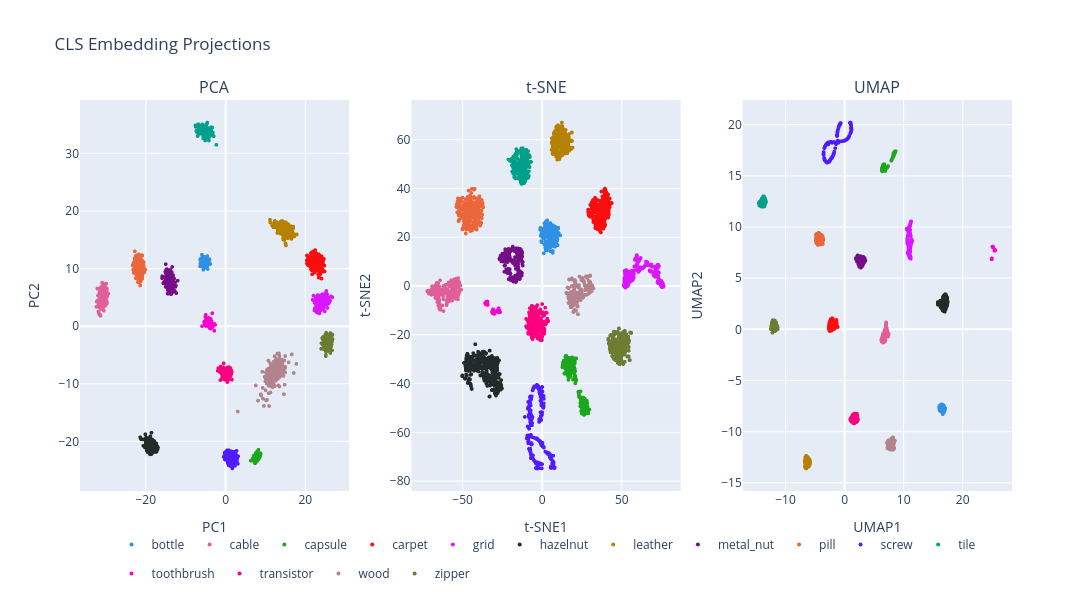

Here is the notebook cell this chart was saved with:
### Code cell
pca_train = pca_2d[train_mask]
tsne_train = tsne_2d[train_mask]
umap_train = umap_2d[train_mask]

cls_fig = make_subplots(
    rows=1,
    cols=3,
    subplot_titles=("PCA", "t-SNE", "UMAP")
)

colors = px.colors.qualitative.Dark24

category_colors = {cat: colors[i % len(colors)] for i, cat in enumerate(categories)}
plot_meta = [("PCA", pca_train, 1), ("t-SNE", tsne_train, 2), ("UMAP", umap_train, 3)]

for idx, (method_name, coords, col) in enumerate(plot_meta):
    for category in categories:
        mask = train_meta["category"] == category

        cls_fig.add_trace(
            go.Scattergl(
                x=coords[mask, 0],
                y=coords[mask, 1],
                mode="markers",
                name=category,
                legendgroup=category,
                showlegend=(method_name == "PCA"),
                customdata=np.stack([
                    train_meta.loc[mask, "category"],
                    train_meta.loc[mask, "path"]
                ], axis=1),
                hovertemplate=(
                    "Category: %{customdata[0]}" +
                    "<br>Path: %{customdata[1]}" +
                    "<extra></extra>"
                ),
                marker=dict(
                    size=4,
                    color=category_colors[category]
                    )
            ),
            row=1,
            col=col
        )

cls_fig.update_xaxes(title_text="PC1", row=1, col=1)
cls_fig.update_yaxes(title_text="PC2", row=1, col=1)

cls_fig.update_xaxes(title_text="t-SNE1", row=1, col=2)
cls_fig.update_yaxes(title_text="t-SNE2", row=1, col=2)

cls_fig.update_xaxes(title_text="UMAP1", row=1, col=3)
cls_fig.update_yaxes(title_text="UMAP2", row=1, col=3)

cls_fig.update_layout(
    title="CLS Embedding Projections",
    width=1600, height=600,
    legend=dict(
        orientation="h",
        yanchor="top",
        y=-0.1,
        xanchor="center",
        x=0.5
    )
)

cls_fig.show()
cls_fig.write_image(IMAGE_DIR / "cls_embedding_comparison.svg")

### Figure 1 — Plotly figure (JSON) as saved in the notebook; plotly's stock layout.template omitted (floating-point values rounded to 4 significant figures; data arrays with more than 128 entries replaced by an {"elided": "..."} marker saying what was removed)
{"data": [{"customdata": {"elided": "209x2 str values"}, "hovertemplate": "Category: %{customdata[0]}<br>Path: %{customdata[1]}<extra></extra>", "legendgroup": "bottle", "marker": {"color": "#2E91E5", "size": 4}, "mode": "markers", "name": "bottle", "showlegend": true, "type": "scattergl", "x": {"elided": "209 float values"}, "xaxis": "x", "y": {"elided": "209 float values"}, "yaxis": "y"}, {"customdata": {"elided": "224x2 str values"}, "hovertemplate": "Category: %{customdata[0]}<br>Path: %{customdata[1]}<extra></extra>", "legendgroup": "cable", "marker": {"color": "#E15F99", "size": 4}, "mode": "markers", "name": "cable", "showlegend": true, "type": "scattergl", "x": {"elided": "224 float values"}, "xaxis": "x", "y": {"elided": "224 float values"}, "yaxis": "y"}, {"customdata": {"elided": "219x2 str values"}, "hovertemplate": "Category: %{customdata[0]}<br>Path: %{customdata[1]}<extra></extra>", "legendgroup": "capsule", "marker": {"color": "#1CA71C", "size": 4}, "mode": "markers", "name": "capsule", "showlegend": true, "type": "scattergl", "x": {"elided": "219 float values"}, "xaxis": "x", "y": {"elided": "219 float values"}, "yaxis": "y"}, {"customdata": {"elided": "280x2 str values"}, "hovertemplate": "Category: %{customdata[0]}<br>Path: %{customdata[1]}<extra></extra>", "legendgroup": "carpet", "marker": {"color": "#FB0D0D", "size": 4}, "mode": "markers", "name": "carpet", "showlegend": true, "type": "scattergl", "x": {"elided": "280 float values"}, "xaxis": "x", "y": {"elided": "280 float values"}, "yaxis": "y"}, {"customdata": {"elided": "264x2 str values"}, "hovertemplate": "Category: %{customdata[0]}<br>Path: %{customdata[1]}<extra></extra>", "legendgroup": "grid", "marker": {"color": "#DA16FF", "size": 4}, "mode": "markers", "name": "grid", "showlegend": true, "type": "scattergl", "x": {"elided": "264 float values"}, "xaxis": "x", "y": {"elided": "264 float values"}, "yaxis": "y"}, {"customdata": {"elided": "391x2 str values"}, "hovertemplate": "Category: %{customdata[0]}<br>Path: %{customdata[1]}<extra></extra>", "legendgroup": "hazelnut", "marker": {"color": "#222A2A", "size": 4}, "mode": "markers", "name": "hazelnut", "showlegend": true, "type": "scattergl", "x": {"elided": "391 float values"}, "xaxis": "x", "y": {"elided": "391 float values"}, "yaxis": "y"}, {"customdata": {"elided": "245x2 str values"}, "hovertemplate": "Category: %{customdata[0]}<br>Path: %{customdata[1]}<extra></extra>", "legendgroup": "leather", "marker": {"color": "#B68100", "size": 4}, "mode": "markers", "name": "leather", "showlegend": true, "type": "scattergl", "x": {"elided": "245 float values"}, "xaxis": "x", "y": {"elided": "245 float values"}, "yaxis": "y"}, {"customdata": {"elided": "220x2 str values"}, "hovertemplate": "Category: %{customdata[0]}<br>Path: %{customdata[1]}<extra></extra>", "legendgroup": "metal_nut", "marker": {"color": "#750D86", "size": 4}, "mode": "markers", "name": "metal_nut", "showlegend": true, "type": "scattergl", "x": {"elided": "220 float values"}, "xaxis": "x", "y": {"elided": "220 float values"}, "yaxis": "y"}, {"customdata": {"elided": "267x2 str values"}, "hovertemplate": "Category: %{customdata[0]}<br>Path: %{customdata[1]}<extra></extra>", "legendgroup": "pill", "marker": {"color": "#EB663B", "size": 4}, "mode": "markers", "name": "pill", "showlegend": true, "type": "scattergl", "x": {"elided": "267 float values"}, "xaxis": "x", "y": {"elided": "267 float values"}, "yaxis": "y"}, {"customdata": {"elided": "320x2 str values"}, "hovertemplate": "Category: %{customdata[0]}<br>Path: %{customdata[1]}<extra></extra>", "legendgroup": "screw", "marker": {"color": "#511CFB", "size": 4}, "mode": "markers", "name": "screw", "showlegend": true, "type": "scattergl", "x": {"elided": "320 float values"}, "xaxis": "x", "y": {"elided": "320 float values"}, "yaxis": "y"}, {"customdata": {"elided": "230x2 str values"}, "hovertemplate": "Category: %{customdata[0]}<br>Path: %{customdata[1]}<extra></extra>", "legendgroup": "tile", "marker": {"color": "#00A08B", "size": 4}, "mode": "markers", "name": "tile", "showlegend": true, "type": "scattergl", "x": {"elided": "230 float values"}, "xaxis": "x", "y": {"elided": "230 float values"}, "yaxis": "y"}, {"customdata": [["toothbrush", "data/mvtec_ad/toothbrush/train/good/008.png"], ["toothbrush", "data/mvtec_ad/toothbrush/train/good/045.png"], ["toothbrush", "data/mvtec_ad/toothbrush/train/good/040.png"], ["toothbrush", "data/mvtec_ad/toothbrush/train/good/005.png"], ["toothbrush", "data/mvtec_ad/toothbrush/train/good/059.png"], ["toothbrush", "data/mvtec_ad/toothbrush/train/good/019.png"], ["toothbrush", "data/mvtec_ad/toothbrush/train/good/006.png"], ["toothbrush", "data/mvtec_ad/toothbrush/train/good/031.png"], ["toothbrush", "data/mvtec_ad/toothbrush/train/good/051.png"], ["toothbrush", "data/mvtec_ad/toothbrush/train/good/033.png"], ["toothbrush", "data/mvtec_ad/toothbrush/train/good/013.png"], ["toothbrush", "data/mvtec_ad/toothbrush/train/good/036.png"], ["toothbrush", "data/mvtec_ad/toothbrush/train/good/038.png"], ["toothbrush", "data/mvtec_ad/toothbrush/train/good/002.png"], ["toothbrush", "data/mvtec_ad/toothbrush/train/good/028.png"], ["toothbrush", "data/mvtec_ad/toothbrush/train/good/046.png"], ["toothbrush", "data/mvtec_ad/toothbrush/train/good/049.png"], ["toothbrush", "data/mvtec_ad/toothbrush/train/good/001.png"], ["toothbrush", "data/mvtec_ad/toothbrush/train/good/017.png"], ["toothbrush", "data/mvtec_ad/toothbrush/train/good/056.png"], ["toothbrush", "data/mvtec_ad/toothbrush/train/good/037.png"], ["toothbrush", "data/mvtec_ad/toothbrush/train/good/035.png"], ["toothbrush", "data/mvtec_ad/toothbrush/train/good/016.png"], ["toothbrush", "data/mvtec_ad/toothbrush/train/good/020.png"], ["toothbrush", "data/mvtec_ad/toothbrush/train/good/052.png"], ["toothbrush", "data/mvtec_ad/toothbrush/train/good/003.png"], ["toothbrush", "data/mvtec_ad/toothbrush/train/good/018.png"], ["toothbrush", "data/mvtec_ad/toothbrush/train/good/043.png"], ["toothbrush", "data/mvtec_ad/toothbrush/train/good/034.png"], ["toothbrush", "data/mvtec_ad/toothbrush/train/good/057.png"], ["toothbrush", "data/mvtec_ad/toothbrush/train/good/007.png"], ["toothbrush", "data/mvtec_ad/toothbrush/train/good/044.png"], ["toothbrush", "data/mvtec_ad/toothbrush/train/good/025.png"], ["toothbrush", "data/mvtec_ad/toothbrush/train/good/030.png"], ["toothbrush", "data/mvtec_ad/toothbrush/train/good/053.png"], ["toothbrush", "data/mvtec_ad/toothbrush/train/good/058.png"], ["toothbrush", "data/mvtec_ad/toothbrush/train/good/032.png"], ["toothbrush", "data/mvtec_ad/toothbrush/train/good/055.png"], ["toothbrush", "data/mvtec_ad/toothbrush/train/good/027.png"], ["toothbrush", "data/mvtec_ad/toothbrush/train/good/012.png"], ["toothbrush", "data/mvtec_ad/toothbrush/train/good/022.png"], ["toothbrush", "data/mvtec_ad/toothbrush/train/good/000.png"], ["toothbrush", "data/mvtec_ad/toothbrush/train/good/050.png"], ["toothbrush", "data/mvtec_ad/toothbrush/train/good/048.png"], ["toothbrush", "data/mvtec_ad/toothbrush/train/good/023.png"], ["toothbrush", "data/mvtec_ad/toothbrush/train/good/014.png"], ["toothbrush", "data/mvtec_ad/toothbrush/train/good/026.png"], ["toothbrush", "data/mvtec_ad/toothbrush/train/good/029.png"], ["toothbrush", "data/mvtec_ad/toothbrush/train/good/054.png"], ["toothbrush", "data/mvtec_ad/toothbrush/train/good/024.png"], ["toothbrush", "data/mvtec_ad/toothbrush/train/good/010.png"], ["toothbrush", "data/mvtec_ad/toothbrush/train/good/042.png"], ["toothbrush", "data/mvtec_ad/toothbrush/train/good/009.png"], ["toothbrush", "data/mvtec_ad/toothbrush/train/good/039.png"], ["toothbrush", "data/mvtec_ad/toothbrush/train/good/041.png"], ["toothbrush", "data/mvtec_ad/toothbrush/train/good/047.png"], ["toothbrush", "data/mvtec_ad/toothbrush/train/good/011.png"], ["toothbrush", "data/mvtec_ad/toothbrush/train/good/015.png"], ["toothbrush", "data/mvtec_ad/toothbrush/train/good/021.png"], ["toothbrush", "data/mvtec_ad/toothbrush/train/good/004.png"]], "hovertemplate": "Category: %{customdata[0]}<br>Path: %{customdata[1]}<extra></extra>", "legendgroup": "toothbrush", "marker": {"color": "#FB00D1", "size": 4}, "mode": "markers", "name": "toothbrush", "showlegend": true, "type": "scattergl", "x": [-4.35, -3.707, -4.479, -5.87, -2.593, -4.579, -5.367, -5.244, -4.203, -4.333, -3.982, -4.964, -3.889, -4.934, -4.942, -3.54, -3.994, -4.541, -4.83, -3.732, -4.897, -4.451, -4.493, -4.39, -3.564, -4.15, -3.896, -3.604, -3.711, -4.274, -3.721, -3.601, -4.453, -4.453, -2.754, -2.783, -4.197, -3.671, -3.622, -4.753, -4.478, -5.024, -3.318, -3.205, -4.446, -4.405, -4.052, -5.032, -3.166, -3.933, -3.973, -4.171, -4.127, -3.828, -3.679, -3.499, -3.941, -4.891, -3.893, -3.986], "xaxis": "x", "y": [0.09004, -0.2795, 1.309, 0.009027, 0.2192, 0.5933, 0.7532, 0.2099, 0.1611, 1.371, -0.05419, 0.1461, 0.4145, 1.968, 1.017, 0.6189, 0.356, 0.6094, 0.02816, 0.5502, 1.155, 1.212, 1.249, 1.183, 0.07363, 1.383, 0.05139, -0.2472, 0.1106, 1.331, 0.5181, 0.06287, 1.167, 0.8541, 0.3884, -0.7995, 1.424, -0.4272, 0.1553, 0.7942, 0.4635, 0.4117, 2.252, -0.1539, 0.2816, 0.9935, 0.7683, 1.661, -0.09875, 0.5553, 0.7728, 0.08022, -0.1345, -0.1623, 1.247, 0.8513, -0.3324, 0.7467, 1.224, 0.0006185], "yaxis": "y"}, {"customdata": {"elided": "213x2 str values"}, "hovertemplate": "Category: %{customdata[0]}<br>Path: %{customdata[1]}<extra></extra>", "legendgroup": "transistor", "marker": {"color": "#FC0080", "size": 4}, "mode": "markers", "name": "transistor", "showlegend": true, "type": "scattergl", "x": {"elided": "213 float values"}, "xaxis": "x", "y": {"elided": "213 float values"}, "yaxis": "y"}, {"customdata": {"elided": "247x2 str values"}, "hovertemplate": "Category: %{customdata[0]}<br>Path: %{customdata[1]}<extra></extra>", "legendgroup": "wood", "marker": {"color": "#B2828D", "size": 4}, "mode": "markers", "name": "wood", "showlegend": true, "type": "scattergl", "x": {"elided": "247 float values"}, "xaxis": "x", "y": {"elided": "247 float values"}, "yaxis": "y"}, {"customdata": {"elided": "240x2 str values"}, "hovertemplate": "Category: %{customdata[0]}<br>Path: %{customdata[1]}<extra></extra>", "legendgroup": "zipper", "marker": {"color": "#6C7C32", "size": 4}, "mode": "markers", "name": "zipper", "showlegend": true, "type": "scattergl", "x": {"elided": "240 float values"}, "xaxis": "x", "y": {"elided": "240 float values"}, "yaxis": "y"}, {"customdata": {"elided": "209x2 str values"}, "hovertemplate": "Category: %{customdata[0]}<br>Path: %{customdata[1]}<extra></extra>", "legendgroup": "bottle", "marker": {"color": "#2E91E5", "size": 4}, "mode": "markers", "name": "bottle", "showlegend": false, "type": "scattergl", "x": {"elided": "209 float values"}, "xaxis": "x2", "y": {"elided": "209 float values"}, "yaxis": "y2"}, {"customdata": {"elided": "224x2 str values"}, "hovertemplate": "Category: %{customdata[0]}<br>Path: %{customdata[1]}<extra></extra>", "legendgroup": "cable", "marker": {"color": "#E15F99", "size": 4}, "mode": "markers", "name": "cable", "showlegend": false, "type": "scattergl", "x": {"elided": "224 float values"}, "xaxis": "x2", "y": {"elided": "224 float values"}, "yaxis": "y2"}, {"customdata": {"elided": "219x2 str values"}, "hovertemplate": "Category: %{customdata[0]}<br>Path: %{customdata[1]}<extra></extra>", "legendgroup": "capsule", "marker": {"color": "#1CA71C", "size": 4}, "mode": "markers", "name": "capsule", "showlegend": false, "type": "scattergl", "x": {"elided": "219 float values"}, "xaxis": "x2", "y": {"elided": "219 float values"}, "yaxis": "y2"}, {"customdata": {"elided": "280x2 str values"}, "hovertemplate": "Category: %{customdata[0]}<br>Path: %{customdata[1]}<extra></extra>", "legendgroup": "carpet", "marker": {"color": "#FB0D0D", "size": 4}, "mode": "markers", "name": "carpet", "showlegend": false, "type": "scattergl", "x": {"elided": "280 float values"}, "xaxis": "x2", "y": {"elided": "280 float values"}, "yaxis": "y2"}, {"customdata": {"elided": "264x2 str values"}, "hovertemplate": "Category: %{customdata[0]}<br>Path: %{customdata[1]}<extra></extra>", "legendgroup": "grid", "marker": {"color": "#DA16FF", "size": 4}, "mode": "markers", "name": "grid", "showlegend": false, "type": "scattergl", "x": {"elided": "264 float values"}, "xaxis": "x2", "y": {"elided": "264 float values"}, "yaxis": "y2"}, {"customdata": {"elided": "391x2 str values"}, "hovertemplate": "Category: %{customdata[0]}<br>Path: %{customdata[1]}<extra></extra>", "legendgroup": "hazelnut", "marker": {"color": "#222A2A", "size": 4}, "mode": "markers", "name": "hazelnut", "showlegend": false, "type": "scattergl", "x": {"elided": "391 float values"}, "xaxis": "x2", "y": {"elided": "391 float values"}, "yaxis": "y2"}, {"customdata": {"elided": "245x2 str values"}, "hovertemplate": "Category: %{customdata[0]}<br>Path: %{customdata[1]}<extra></extra>", "legendgroup": "leather", "marker": {"color": "#B68100", "size": 4}, "mode": "markers", "name": "leather", "showlegend": false, "type": "scattergl", "x": {"elided": "245 float values"}, "xaxis": "x2", "y": {"elided": "245 float values"}, "yaxis": "y2"}, {"customdata": {"elided": "220x2 str values"}, "hovertemplate": "Category: %{customdata[0]}<br>Path: %{customdata[1]}<extra></extra>", "legendgroup": "metal_nut", "marker": {"color": "#750D86", "size": 4}, "mode": "markers", "name": "metal_nut", "showlegend": false, "type": "scattergl", "x": {"elided": "220 float values"}, "xaxis": "x2", "y": {"elided": "220 float values"}, "yaxis": "y2"}, {"customdata": {"elided": "267x2 str values"}, "hovertemplate": "Category: %{customdata[0]}<br>Path: %{customdata[1]}<extra></extra>", "legendgroup": "pill", "marker": {"color": "#EB663B", "size": 4}, "mode": "markers", "name": "pill", "showlegend": false, "type": "scattergl", "x": {"elided": "267 float values"}, "xaxis": "x2", "y": {"elided": "267 float values"}, "yaxis": "y2"}, {"customdata": {"elided": "320x2 str values"}, "hovertemplate": "Category: %{customdata[0]}<br>Path: %{customdata[1]}<extra></extra>", "legendgroup": "screw", "marker": {"color": "#511CFB", "size": 4}, "mode": "markers", "name": "screw", "showlegend": false, "type": "scattergl", "x": {"elided": "320 float values"}, "xaxis": "x2", "y": {"elided": "320 float values"}, "yaxis": "y2"}, {"customdata": {"elided": "230x2 str values"}, "hovertemplate": "Category: %{customdata[0]}<br>Path: %{customdata[1]}<extra></extra>", "legendgroup": "tile", "marker": {"color": "#00A08B", "size": 4}, "mode": "markers", "name": "tile", "showlegend": false, "type": "scattergl", "x": {"elided": "230 float values"}, "xaxis": "x2", "y": {"elided": "230 float values"}, "yaxis": "y2"}, {"customdata": [["toothbrush", "data/mvtec_ad/toothbrush/train/good/008.png"], ["toothbrush", "data/mvtec_ad/toothbrush/train/good/045.png"], ["toothbrush", "data/mvtec_ad/toothbrush/train/good/040.png"], ["toothbrush", "data/mvtec_ad/toothbrush/train/good/005.png"], ["toothbrush", "data/mvtec_ad/toothbrush/train/good/059.png"], ["toothbrush", "data/mvtec_ad/toothbrush/train/good/019.png"], ["toothbrush", "data/mvtec_ad/toothbrush/train/good/006.png"], ["toothbrush", "data/mvtec_ad/toothbrush/train/good/031.png"], ["toothbrush", "data/mvtec_ad/toothbrush/train/good/051.png"], ["toothbrush", "data/mvtec_ad/toothbrush/train/good/033.png"], ["toothbrush", "data/mvtec_ad/toothbrush/train/good/013.png"], ["toothbrush", "data/mvtec_ad/toothbrush/train/good/036.png"], ["toothbrush", "data/mvtec_ad/toothbrush/train/good/038.png"], ["toothbrush", "data/mvtec_ad/toothbrush/train/good/002.png"], ["toothbrush", "data/mvtec_ad/toothbrush/train/good/028.png"], ["toothbrush", "data/mvtec_ad/toothbrush/train/good/046.png"], ["toothbrush", "data/mvtec_ad/toothbrush/train/good/049.png"], ["toothbrush", "data/mvtec_ad/toothbrush/train/good/001.png"], ["toothbrush", "data/mvtec_ad/toothbrush/train/good/017.png"], ["toothbrush", "data/mvtec_ad/toothbrush/train/good/056.png"], ["toothbrush", "data/mvtec_ad/toothbrush/train/good/037.png"], ["toothbrush", "data/mvtec_ad/toothbrush/train/good/035.png"], ["toothbrush", "data/mvtec_ad/toothbrush/train/good/016.png"], ["toothbrush", "data/mvtec_ad/toothbrush/train/good/020.png"], ["toothbrush", "data/mvtec_ad/toothbrush/train/good/052.png"], ["toothbrush", "data/mvtec_ad/toothbrush/train/good/003.png"], ["toothbrush", "data/mvtec_ad/toothbrush/train/good/018.png"], ["toothbrush", "data/mvtec_ad/toothbrush/train/good/043.png"], ["toothbrush", "data/mvtec_ad/toothbrush/train/good/034.png"], ["toothbrush", "data/mvtec_ad/toothbrush/train/good/057.png"], ["toothbrush", "data/mvtec_ad/toothbrush/train/good/007.png"], ["toothbrush", "data/mvtec_ad/toothbrush/train/good/044.png"], ["toothbrush", "data/mvtec_ad/toothbrush/train/good/025.png"], ["toothbrush", "data/mvtec_ad/toothbrush/train/good/030.png"], ["toothbrush", "data/mvtec_ad/toothbrush/train/good/053.png"], ["toothbrush", "data/mvtec_ad/toothbrush/train/good/058.png"], ["toothbrush", "data/mvtec_ad/toothbrush/train/good/032.png"], ["toothbrush", "data/mvtec_ad/toothbrush/train/good/055.png"], ["toothbrush", "data/mvtec_ad/toothbrush/train/good/027.png"], ["toothbrush", "data/mvtec_ad/toothbrush/train/good/012.png"], ["toothbrush", "data/mvtec_ad/toothbrush/train/good/022.png"], ["toothbrush", "data/mvtec_ad/toothbrush/train/good/000.png"], ["toothbrush", "data/mvtec_ad/toothbrush/train/good/050.png"], ["toothbrush", "data/mvtec_ad/toothbrush/train/good/048.png"], ["toothbrush", "data/mvtec_ad/toothbrush/train/good/023.png"], ["toothbrush", "data/mvtec_ad/toothbrush/train/good/014.png"], ["toothbrush", "data/mvtec_ad/toothbrush/train/good/026.png"], ["toothbrush", "data/mvtec_ad/toothbrush/train/good/029.png"], ["toothbrush", "data/mvtec_ad/toothbrush/train/good/054.png"], ["toothbrush", "data/mvtec_ad/toothbrush/train/good/024.png"], ["toothbrush", "data/mvtec_ad/toothbrush/train/good/010.png"], ["toothbrush", "data/mvtec_ad/toothbrush/train/good/042.png"], ["toothbrush", "data/mvtec_ad/toothbrush/train/good/009.png"], ["toothbrush", "data/mvtec_ad/toothbrush/train/good/039.png"], ["toothbrush", "data/mvtec_ad/toothbrush/train/good/041.png"], ["toothbrush", "data/mvtec_ad/toothbrush/train/good/047.png"], ["toothbrush", "data/mvtec_ad/toothbrush/train/good/011.png"], ["toothbrush", "data/mvtec_ad/toothbrush/train/good/015.png"], ["toothbrush", "data/mvtec_ad/toothbrush/train/good/021.png"], ["toothbrush", "data/mvtec_ad/toothbrush/train/good/004.png"]], "hovertemplate": "Category: %{customdata[0]}<br>Path: %{customdata[1]}<extra></extra>", "legendgroup": "toothbrush", "marker": {"color": "#FB00D1", "size": 4}, "mode": "markers", "name": "toothbrush", "showlegend": false, "type": "scattergl", "x": [-34.25, -27.54, -27.39, -34.14, -27.13, -34.69, -34.45, -30.54, -27.65, -30.96, -34.47, -30.04, -29.81, -34.97, -31.3, -27.89, -26.29, -34.16, -35.36, -26.8, -30.47, -30.65, -35.64, -30.66, -27.34, -35.25, -34.54, -27.12, -30.66, -28.3, -34.28, -26.84, -29.74, -30.79, -26.46, -27.22, -30.62, -26.23, -29.78, -34.17, -29.71, -34.38, -27.02, -27.41, -29.94, -35.05, -30.44, -30.96, -27.68, -30.28, -34.56, -27.36, -34.36, -30.12, -28.2, -27.68, -34.32, -34.48, -30.7, -33.91], "xaxis": "x2", "y": [-6.988, -10.59, -9.755, -6.348, -9.862, -6.979, -6.877, -10.67, -9.818, -10.66, -7.711, -10.34, -11.32, -6.463, -10.56, -10.41, -10.56, -7.23, -7.01, -9.988, -10.54, -9.808, -7.048, -9.74, -10.73, -7.476, -7.53, -10.62, -11.24, -10.42, -7.317, -10.38, -10.3, -10.17, -10.35, -10.46, -9.542, -10.72, -11.39, -7.541, -11.22, -6.809, -9.096, -10.45, -11.23, -7.013, -11.0, -10.96, -10.3, -10.79, -7.385, -10.39, -7.376, -10.89, -10.27, -10.33, -7.296, -6.868, -9.595, -7.717], "yaxis": "y2"}, {"customdata": {"elided": "213x2 str values"}, "hovertemplate": "Category: %{customdata[0]}<br>Path: %{customdata[1]}<extra></extra>", "legendgroup": "transistor", "marker": {"color": "#FC0080", "size": 4}, "mode": "markers", "name": "transistor", "showlegend": false, "type": "scattergl", "x": {"elided": "213 float values"}, "xaxis": "x2", "y": {"elided": "213 float values"}, "yaxis": "y2"}, {"customdata": {"elided": "247x2 str values"}, "hovertemplate": "Category: %{customdata[0]}<br>Path: %{customdata[1]}<extra></extra>", "legendgroup": "wood", "marker": {"color": "#B2828D", "size": 4}, "mode": "markers", "name": "wood", "showlegend": false, "type": "scattergl", "x": {"elided": "247 float values"}, "xaxis": "x2", "y": {"elided": "247 float values"}, "yaxis": "y2"}, {"customdata": {"elided": "240x2 str values"}, "hovertemplate": "Category: %{customdata[0]}<br>Path: %{customdata[1]}<extra></extra>", "legendgroup": "zipper", "marker": {"color": "#6C7C32", "size": 4}, "mode": "markers", "name": "zipper", "showlegend": false, "type": "scattergl", "x": {"elided": "240 float values"}, "xaxis": "x2", "y": {"elided": "240 float values"}, "yaxis": "y2"}, {"customdata": {"elided": "209x2 str values"}, "hovertemplate": "Category: %{customdata[0]}<br>Path: %{customdata[1]}<extra></extra>", "legendgroup": "bottle", "marker": {"color": "#2E91E5", "size": 4}, "mode": "markers", "name": "bottle", "showlegend": false, "type": "scattergl", "x": {"elided": "209 float values"}, "xaxis": "x3", "y": {"elided": "209 float values"}, "yaxis": "y3"}, {"customdata": {"elided": "224x2 str values"}, "hovertemplate": "Category: %{customdata[0]}<br>Path: %{customdata[1]}<extra></extra>", "legendgroup": "cable", "marker": {"color": "#E15F99", "size": 4}, "mode": "markers", "name": "cable", "showlegend": false, "type": "scattergl", "x": {"elided": "224 float values"}, "xaxis": "x3", "y": {"elided": "224 float values"}, "yaxis": "y3"}, {"customdata": {"elided": "219x2 str values"}, "hovertemplate": "Category: %{customdata[0]}<br>Path: %{customdata[1]}<extra></extra>", "legendgroup": "capsule", "marker": {"color": "#1CA71C", "size": 4}, "mode": "markers", "name": "capsule", "showlegend": false, "type": "scattergl", "x": {"elided": "219 float values"}, "xaxis": "x3", "y": {"elided": "219 float values"}, "yaxis": "y3"}, {"customdata": {"elided": "280x2 str values"}, "hovertemplate": "Category: %{customdata[0]}<br>Path: %{customdata[1]}<extra></extra>", "legendgroup": "carpet", "marker": {"color": "#FB0D0D", "size": 4}, "mode": "markers", "name": "carpet", "showlegend": false, "type": "scattergl", "x": {"elided": "280 float values"}, "xaxis": "x3", "y": {"elided": "280 float values"}, "yaxis": "y3"}, {"customdata": {"elided": "264x2 str values"}, "hovertemplate": "Category: %{customdata[0]}<br>Path: %{customdata[1]}<extra></extra>", "legendgroup": "grid", "marker": {"color": "#DA16FF", "size": 4}, "mode": "markers", "name": "grid", "showlegend": false, "type": "scattergl", "x": {"elided": "264 float values"}, "xaxis": "x3", "y": {"elided": "264 float values"}, "yaxis": "y3"}, {"customdata": {"elided": "391x2 str values"}, "hovertemplate": "Category: %{customdata[0]}<br>Path: %{customdata[1]}<extra></extra>", "legendgroup": "hazelnut", "marker": {"color": "#222A2A", "size": 4}, "mode": "markers", "name": "hazelnut", "showlegend": false, "type": "scattergl", "x": {"elided": "391 float values"}, "xaxis": "x3", "y": {"elided": "391 float values"}, "yaxis": "y3"}, {"customdata": {"elided": "245x2 str values"}, "hovertemplate": "Category: %{customdata[0]}<br>Path: %{customdata[1]}<extra></extra>", "legendgroup": "leather", "marker": {"color": "#B68100", "size": 4}, "mode": "markers", "name": "leather", "showlegend": false, "type": "scattergl", "x": {"elided": "245 float values"}, "xaxis": "x3", "y": {"elided": "245 float values"}, "yaxis": "y3"}, {"customdata": {"elided": "220x2 str values"}, "hovertemplate": "Category: %{customdata[0]}<br>Path: %{customdata[1]}<extra></extra>", "legendgroup": "metal_nut", "marker": {"color": "#750D86", "size": 4}, "mode": "markers", "name": "metal_nut", "showlegend": false, "type": "scattergl", "x": {"elided": "220 float values"}, "xaxis": "x3", "y": {"elided": "220 float values"}, "yaxis": "y3"}, {"customdata": {"elided": "267x2 str values"}, "hovertemplate": "Category: %{customdata[0]}<br>Path: %{customdata[1]}<extra></extra>", "legendgroup": "pill", "marker": {"color": "#EB663B", "size": 4}, "mode": "markers", "name": "pill", "showlegend": false, "type": "scattergl", "x": {"elided": "267 float values"}, "xaxis": "x3", "y": {"elided": "267 float values"}, "yaxis": "y3"}, {"customdata": {"elided": "320x2 str values"}, "hovertemplate": "Category: %{customdata[0]}<br>Path: %{customdata[1]}<extra></extra>", "legendgroup": "screw", "marker": {"color": "#511CFB", "size": 4}, "mode": "markers", "name": "screw", "showlegend": false, "type": "scattergl", "x": {"elided": "320 float values"}, "xaxis": "x3", "y": {"elided": "320 float values"}, "yaxis": "y3"}, {"customdata": {"elided": "230x2 str values"}, "hovertemplate": "Category: %{customdata[0]}<br>Path: %{customdata[1]}<extra></extra>", "legendgroup": "tile", "marker": {"color": "#00A08B", "size": 4}, "mode": "markers", "name": "tile", "showlegend": false, "type": "scattergl", "x": {"elided": "230 float values"}, "xaxis": "x3", "y": {"elided": "230 float values"}, "yaxis": "y3"}, {"customdata": [["toothbrush", "data/mvtec_ad/toothbrush/train/good/008.png"], ["toothbrush", "data/mvtec_ad/toothbrush/train/good/045.png"], ["toothbrush", "data/mvtec_ad/toothbrush/train/good/040.png"], ["toothbrush", "data/mvtec_ad/toothbrush/train/good/005.png"], ["toothbrush", "data/mvtec_ad/toothbrush/train/good/059.png"], ["toothbrush", "data/mvtec_ad/toothbrush/train/good/019.png"], ["toothbrush", "data/mvtec_ad/toothbrush/train/good/006.png"], ["toothbrush", "data/mvtec_ad/toothbrush/train/good/031.png"], ["toothbrush", "data/mvtec_ad/toothbrush/train/good/051.png"], ["toothbrush", "data/mvtec_ad/toothbrush/train/good/033.png"], ["toothbrush", "data/mvtec_ad/toothbrush/train/good/013.png"], ["toothbrush", "data/mvtec_ad/toothbrush/train/good/036.png"], ["toothbrush", "data/mvtec_ad/toothbrush/train/good/038.png"], ["toothbrush", "data/mvtec_ad/toothbrush/train/good/002.png"], ["toothbrush", "data/mvtec_ad/toothbrush/train/good/028.png"], ["toothbrush", "data/mvtec_ad/toothbrush/train/good/046.png"], ["toothbrush", "data/mvtec_ad/toothbrush/train/good/049.png"], ["toothbrush", "data/mvtec_ad/toothbrush/train/good/001.png"], ["toothbrush", "data/mvtec_ad/toothbrush/train/good/017.png"], ["toothbrush", "data/mvtec_ad/toothbrush/train/good/056.png"], ["toothbrush", "data/mvtec_ad/toothbrush/train/good/037.png"], ["toothbrush", "data/mvtec_ad/toothbrush/train/good/035.png"], ["toothbrush", "data/mvtec_ad/toothbrush/train/good/016.png"], ["toothbrush", "data/mvtec_ad/toothbrush/train/good/020.png"], ["toothbrush", "data/mvtec_ad/toothbrush/train/good/052.png"], ["toothbrush", "data/mvtec_ad/toothbrush/train/good/003.png"], ["toothbrush", "data/mvtec_ad/toothbrush/train/good/018.png"], ["toothbrush", "data/mvtec_ad/toothbrush/train/good/043.png"], ["toothbrush", "data/mvtec_ad/toothbrush/train/good/034.png"], ["toothbrush", "data/mvtec_ad/toothbrush/train/good/057.png"], ["toothbrush", "data/mvtec_ad/toothbrush/train/good/007.png"], ["toothbrush", "data/mvtec_ad/toothbrush/train/good/044.png"], ["toothbrush", "data/mvtec_ad/toothbrush/train/good/025.png"], ["toothbrush", "data/mvtec_ad/toothbrush/train/good/030.png"], ["toothbrush", "data/mvtec_ad/toothbrush/train/good/053.png"], ["toothbrush", "data/mvtec_ad/toothbrush/train/good/058.png"], ["toothbrush", "data/mvtec_ad/toothbrush/train/good/032.png"], ["toothbrush", "data/mvtec_ad/toothbrush/train/good/055.png"], ["toothbrush", "data/mvtec_ad/toothbrush/train/good/027.png"], ["toothbrush", "data/mvtec_ad/toothbrush/train/good/012.png"], ["toothbrush", "data/mvtec_ad/toothbrush/train/good/022.png"], ["toothbrush", "data/mvtec_ad/toothbrush/train/good/000.png"], ["toothbrush", "data/mvtec_ad/toothbrush/train/good/050.png"], ["toothbrush", "data/mvtec_ad/toothbrush/train/good/048.png"], ["toothbrush", "data/mvtec_ad/toothbrush/train/good/023.png"], ["toothbrush", "data/mvtec_ad/toothbrush/train/good/014.png"], ["toothbrush", "data/mvtec_ad/toothbrush/train/good/026.png"], ["toothbrush", "data/mvtec_ad/toothbrush/train/good/029.png"], ["toothbrush", "data/mvtec_ad/toothbrush/train/good/054.png"], ["toothbrush", "data/mvtec_ad/toothbrush/train/good/024.png"], ["toothbrush", "data/mvtec_ad/toothbrush/train/good/010.png"], ["toothbrush", "data/mvtec_ad/toothbrush/train/good/042.png"], ["toothbrush", "data/mvtec_ad/toothbrush/train/good/009.png"], ["toothbrush", "data/mvtec_ad/toothbrush/train/good/039.png"], ["toothbrush", "data/mvtec_ad/toothbrush/train/good/041.png"], ["toothbrush", "data/mvtec_ad/toothbrush/train/good/047.png"], ["toothbrush", "data/mvtec_ad/toothbrush/train/good/011.png"], ["toothbrush", "data/mvtec_ad/toothbrush/train/good/015.png"], ["toothbrush", "data/mvtec_ad/toothbrush/train/good/021.png"], ["toothbrush", "data/mvtec_ad/toothbrush/train/good/004.png"]], "hovertemplate": "Category: %{customdata[0]}<br>Path: %{customdata[1]}<extra></extra>", "legendgroup": "toothbrush", "marker": {"color": "#FB00D1", "size": 4}, "mode": "markers", "name": "toothbrush", "showlegend": false, "type": "scattergl", "x": [25.01, 25.16, 25.2, 25.0, 25.15, 25.0, 25.01, 25.5, 25.2, 25.52, 25.0, 25.5, 25.52, 25.02, 25.5, 25.19, 25.14, 24.99, 25.0, 25.15, 25.5, 25.5, 25.0, 25.49, 25.16, 25.0, 25.01, 25.16, 25.56, 25.23, 25.0, 25.13, 25.48, 25.48, 25.14, 25.16, 25.47, 25.13, 25.51, 25.0, 25.52, 24.98, 25.17, 25.17, 25.53, 25.01, 25.55, 25.51, 25.2, 25.52, 25.01, 25.19, 25.0, 25.51, 25.2, 25.2, 24.99, 25.01, 25.48, 24.98], "xaxis": "x3", "y": [6.885, 8.077, 8.023, 6.864, 8.061, 6.876, 6.883, 7.719, 8.027, 7.693, 6.874, 7.725, 7.764, 6.922, 7.681, 8.071, 8.076, 6.857, 6.879, 8.033, 7.721, 7.68, 6.882, 7.697, 8.073, 6.886, 6.848, 8.078, 7.694, 8.061, 6.878, 8.074, 7.73, 7.747, 8.073, 8.072, 7.678, 8.088, 7.765, 6.881, 7.75, 6.896, 8.051, 8.059, 7.74, 6.891, 7.735, 7.71, 8.017, 7.73, 6.891, 8.044, 6.845, 7.731, 8.032, 8.056, 6.87, 6.891, 7.687, 6.856], "yaxis": "y3"}, {"customdata": {"elided": "213x2 str values"}, "hovertemplate": "Category: %{customdata[0]}<br>Path: %{customdata[1]}<extra></extra>", "legendgroup": "transistor", "marker": {"color": "#FC0080", "size": 4}, "mode": "markers", "name": "transistor", "showlegend": false, "type": "scattergl", "x": {"elided": "213 float values"}, "xaxis": "x3", "y": {"elided": "213 float values"}, "yaxis": "y3"}, {"customdata": {"elided": "247x2 str values"}, "hovertemplate": "Category: %{customdata[0]}<br>Path: %{customdata[1]}<extra></extra>", "legendgroup": "wood", "marker": {"color": "#B2828D", "size": 4}, "mode": "markers", "name": "wood", "showlegend": false, "type": "scattergl", "x": {"elided": "247 float values"}, "xaxis": "x3", "y": {"elided": "247 float values"}, "yaxis": "y3"}, {"customdata": {"elided": "240x2 str values"}, "hovertemplate": "Category: %{customdata[0]}<br>Path: %{customdata[1]}<extra></extra>", "legendgroup": "zipper", "marker": {"color": "#6C7C32", "size": 4}, "mode": "markers", "name": "zipper", "showlegend": false, "type": "scattergl", "x": {"elided": "240 float values"}, "xaxis": "x3", "y": {"elided": "240 float values"}, "yaxis": "y3"}], "layout": {"annotations": [{"font": {"size": 16}, "showarrow": false, "text": "PCA", "x": 0.1444, "xanchor": "center", "xref": "paper", "y": 1, "yanchor": "bottom", "yref": "paper"}, {"font": {"size": 16}, "showarrow": false, "text": "t-SNE", "x": 0.5, "xanchor": "center", "xref": "paper", "y": 1, "yanchor": "bottom", "yref": "paper"}, {"font": {"size": 16}, "showarrow": false, "text": "UMAP", "x": 0.8556, "xanchor": "center", "xref": "paper", "y": 1, "yanchor": "bottom", "yref": "paper"}], "height": 600, "legend": {"orientation": "h", "x": 0.5, "xanchor": "center", "y": -0.1, "yanchor": "top"}, "title": {"text": "CLS Embedding Projections"}, "width": 1600, "xaxis": {"anchor": "y", "domain": [0, 0.2889], "title": {"text": "PC1"}}, "xaxis2": {"anchor": "y2", "domain": [0.3556, 0.6444], "title": {"text": "t-SNE1"}}, "xaxis3": {"anchor": "y3", "domain": [0.7111, 1], "title": {"text": "UMAP1"}}, "yaxis": {"anchor": "x", "domain": [0, 1], "title": {"text": "PC2"}}, "yaxis2": {"anchor": "x2", "domain": [0, 1], "title": {"text": "t-SNE2"}}, "yaxis3": {"anchor": "x3", "domain": [0, 1], "title": {"text": "UMAP2"}}}}
